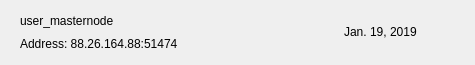
<?xml version="1.0" encoding="UTF-8"?>
<ui version="4.0">
 <class>MNRow</class>
 <widget class="QWidget" name="MNRow">
  <property name="geometry">
   <rect>
    <x>0</x>
    <y>0</y>
    <width>475</width>
    <height>65</height>
   </rect>
  </property>
  <property name="windowTitle">
   <string>Form</string>
  </property>
  <property name="styleSheet">
   <string notr="true"/>
  </property>
  <layout class="QVBoxLayout" name="verticalLayout_2">
   <property name="spacing">
    <number>0</number>
   </property>
   <property name="leftMargin">
    <number>20</number>
   </property>
   <property name="topMargin">
    <number>0</number>
   </property>
   <property name="rightMargin">
    <number>20</number>
   </property>
   <property name="bottomMargin">
    <number>0</number>
   </property>
   <item>
    <widget class="QFrame" name="frame_2">
     <property name="styleSheet">
      <string notr="true">border:none;</string>
     </property>
     <property name="frameShape">
      <enum>QFrame::StyledPanel</enum>
     </property>
     <property name="frameShadow">
      <enum>QFrame::Raised</enum>
     </property>
     <layout class="QHBoxLayout" name="horizontalLayout">
      <property name="leftMargin">
       <number>0</number>
      </property>
      <property name="rightMargin">
       <number>0</number>
      </property>
      <item>
       <widget class="QFrame" name="frame">
        <property name="styleSheet">
         <string notr="true">border:none;padding:0px;</string>
        </property>
        <property name="frameShape">
         <enum>QFrame::StyledPanel</enum>
        </property>
        <property name="frameShadow">
         <enum>QFrame::Raised</enum>
        </property>
        <layout class="QVBoxLayout" name="verticalLayout">
         <property name="spacing">
          <number>0</number>
         </property>
         <property name="leftMargin">
          <number>0</number>
         </property>
         <property name="topMargin">
          <number>0</number>
         </property>
         <property name="rightMargin">
          <number>0</number>
         </property>
         <property name="bottomMargin">
          <number>0</number>
         </property>
         <item>
          <widget class="QLabel" name="labelName">
           <property name="text">
            <string>user_masternode</string>
           </property>
          </widget>
         </item>
         <item>
          <widget class="QLabel" name="labelAddress">
           <property name="text">
            <string>Address: 88.26.164.88:51474</string>
           </property>
          </widget>
         </item>
        </layout>
       </widget>
      </item>
      <item>
       <spacer name="horizontalSpacer">
        <property name="orientation">
         <enum>Qt::Horizontal</enum>
        </property>
        <property name="sizeHint" stdset="0">
         <size>
          <width>40</width>
          <height>20</height>
         </size>
        </property>
       </spacer>
      </item>
      <item>
       <widget class="QLabel" name="labelDate">
        <property name="text">
         <string>Jan. 19, 2019</string>
        </property>
       </widget>
      </item>
      <item>
       <widget class="QPushButton" name="pushButtonMenu">
        <property name="focusPolicy">
         <enum>Qt::NoFocus</enum>
        </property>
        <property name="styleSheet">
         <string notr="true">border:none; background-color:transparent; padding:0px;</string>
        </property>
        <property name="text">
         <string/>
        </property>
        <property name="icon">
         <iconset>
          <normaloff>:/ic-menu-hover</normaloff>:/ic-menu-hover</iconset>
        </property>
        <property name="iconSize">
         <size>
          <width>24</width>
          <height>24</height>
         </size>
        </property>
       </widget>
      </item>
     </layout>
    </widget>
   </item>
   <item>
    <widget class="QLabel" name="lblDivisory">
     <property name="minimumSize">
      <size>
       <width>0</width>
       <height>1</height>
      </size>
     </property>
     <property name="maximumSize">
      <size>
       <width>16777215</width>
       <height>1</height>
      </size>
     </property>
     <property name="text">
      <string/>
     </property>
     <property name="alignment">
      <set>Qt::AlignBottom|Qt::AlignLeading|Qt::AlignLeft</set>
     </property>
    </widget>
   </item>
  </layout>
 </widget>
 <resources/>
 <connections/>
</ui>
